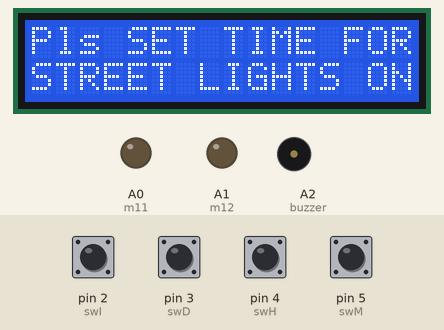
Recording of a sketch running on a simulated Arduino Mega 2560, built with avr-gcc and run on an emulated ATmega2560. Parts: 16×2 character LCD, output pins drawn as LEDs (lit = HIGH), buzzer (waves = sounding, pin HIGH). Inputs (shaded band) come from the test bench; at power-on: pin 2 (swI), pin 3 (swD), pin 4 (swH), pin 5 (swM) HIGH. WiFi joins after 1.5 s; servers stay silent unless stated; what the sketch prints to the serial monitor is not drawn.

Above: at 4.8 s.
4.9 s: pin 2 (swI) pulled LOW for 1 s
At 6.6 s:
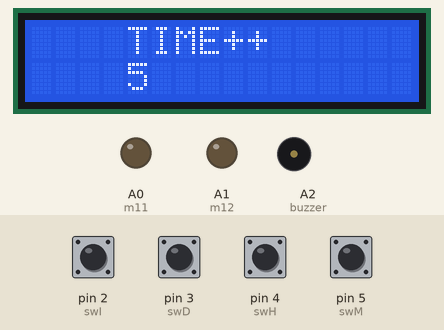
7.4 s: pin 4 (swH) pulled LOW for 1 s
At 8.6 s:
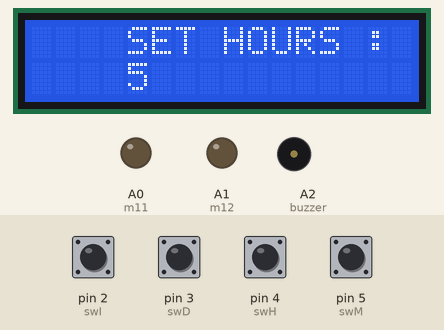
At 12.5 s:
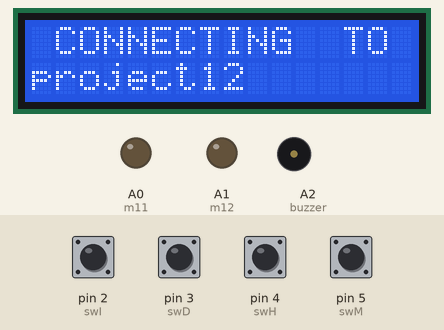
Timing chart, 0 to 14.0 s (numbered marks = the images above; inputs shaded):
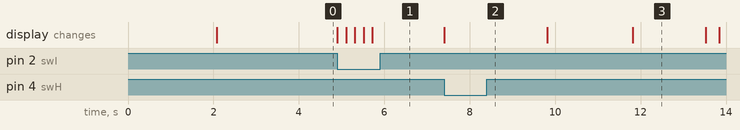

The sketch:

exam_leakage_system.ino
```cpp
#include "WiFiEsp.h"
#include<String.h>
#include <LiquidCrystal.h>
#include <Time.h>
#include <Wire.h>
#include <DS1307RTC.h>


// Emulate Serial1 on pins 6/7 if not present
#ifndef HAVE_HWSERIAL1
#include "SoftwareSerial.h"
SoftwareSerial Serial1(12, 13); // RX, TX
#endif

LiquidCrystal lcd (6,7,8,9,10,11);

#define swI 2
#define swD 3
#define swH 4
#define swM 5
#define m11 A0
#define m12 A1
#define buzzer A2

int i=0,j=0,k=0;
int count=0;

int flag = 0;

int count1 = 0;                                          // count = 0
char input[12];

void beep ()
{
  digitalWrite(buzzer, HIGH);
  delay(1000);
  digitalWrite(buzzer, LOW);
  delay(100);
}

void beep1 ()
{
  digitalWrite(buzzer, HIGH);
  delay(300);
  digitalWrite(buzzer, LOW);
  delay(10);
}

char ssid[] = "project12";            // your network SSID (name)
char pass[] = "project123456";        // your network password
int status = WL_IDLE_STATUS;     // the Wifi radio's status

char server[] = "projectsiot.xyz";
char server1[] = "sms.scubedigi.com";

String A = "GET /IoTProjects/StreetLight/lightstore.php?a=";
String Z = " HTTP/1.1";
String msg = "GET /api.php?username=Mydreamacd&password=Mydre@m123&to=";
String bulk = "\0";
String iot = "\0";

// Initialize the Ethernet client object
WiFiEspClient client;

void setup()
{
  // initialize serial for debugging
  Serial.begin(9600);

  lcd.begin(16, 2);
pinMode(buzzer,OUTPUT);

  pinMode(swI,INPUT);
  pinMode(swD,INPUT);
  pinMode(swH,INPUT);
  pinMode(swM,INPUT);

 pinMode(m11,OUTPUT);
 pinMode(m12,OUTPUT);

 lcd.clear();
lcd.setCursor(0,0);
lcd.print("EXAM LEAKAGE S/M     ");
lcd.setCursor(0,1);
lcd.print(".....................");
delay(2000);


   alarmSet();

  lcd.clear();
lcd.setCursor(0,0);
lcd.print(" CONNECTING  TO ");
lcd.setCursor(0,1);
lcd.print(ssid);
delay(200);

  // initialize serial for ESP module
  Serial1.begin(9600);
  // initialize ESP module
  WiFi.init(&Serial1);

  // check for the presence of the shield
  if (WiFi.status() == WL_NO_SHIELD) {
    Serial.println(F("WiFi shield not present"));
    // don't continue
    while (true);
  }

  // attempt to connect to WiFi network
  while ( status != WL_CONNECTED) {
    Serial.print(F("Attempting to connect to WPA SSID: "));
    Serial.println(ssid);
    // Connect to WPA/WPA2 network
    status = WiFi.begin(ssid, pass);
  }

  // you're connected now, so print out the data
  Serial.println(F("You're connected to the network"));

  lcd.clear();
lcd.setCursor(0,0);
lcd.print("Server Init.");
lcd.setCursor(0,1);
lcd.print("..................");
delay(100);
    Serial.println(F("sending data ---1 "));
    Serial.println(F("Starting connection to server..."));
    // if you get a connection, report back via serial
    if (client.connect(server, 80)) {
      Serial.println(F("Connected to server"));
      // Make a HTTP request
      client.println("GET /IoTProjects/StreetLight/lightstore.php?a=U&b=N&c=N HTTP/1.1");
      client.println("Host: projectsiot.xyz");
      client.println("Connection: close");
      client.println();
    }
    client.flush();
     client.stop();


    /*
    /////////////////////////////////////////
    ////////// initial message .......
    Serial.println(F("Starting connection to SMS server..."));
    delay(2000);

    // if you get a connection, report back via serial
    if (client.connect(server1, 80)) {
      Serial.println(F("Connected to server"));
      // Make a HTTP request
      client.println("GET /api.php?username=Mydreamacd&password=Mydre@m123&to=9652490222&from=MYDREM&message=KIT%20STARTED HTTP/1.1");
      client.println("Host: sms.scubedigi.com");
      client.println("Connection: close");
      client.println();
    }
    //client.flush();
    //  client.stop();

  */
  lcd.clear();
lcd.setCursor(0,0);
lcd.print("Server Init.");
lcd.setCursor(0,1);
lcd.print("Done");
  delay(5000);
Serial.println(F("PLEASE SHOW CARD "));
}

void loop()
{
lcd.setCursor(0,0);
    lcd.print("Alarm:"+String(j)+":"+String(k));
   lcd.setCursor(0,1);
    lcd.print("Time:"+String(hour())+":"+String(minute()));
delay(30);

 if( (hour() ==j)&&(minute() ==k)&&(flag==0))
   {
   beep1 ();
   }


  if(Serial.available())
   {
      count1 = 0;
      while(Serial.available() && count1 < 12)          // Read 12 characters and store them in input array
      {
         input[count1] = Serial.read();
         count1++;
         delay(5);
      }//WHILE
//

 Serial.println(input);                           // Print RFID tag number
   Serial.print("input[10] is "); Serial.println(input[10]);

if (input[10]== '2')
{
  Serial.println("card matched");

lcdstring(0,0,"CARD1 MATCHED    ");

 if( (hour() ==j)&&(minute() ==k))
   {

lcdstring(0,1,"DOOR OPENING      ");
flag = 1;
Serial.println("time matched ");
digitalWrite(m11,HIGH);
digitalWrite(m12,LOW);
delay(2000);

 iot = A + 'Y' + Z;

        Serial.println(iot);
        sndit ();

digitalWrite(m11,LOW);
digitalWrite(m12,LOW);
delay(10000);

lcdstring(0,1,"DOOR CLOSING       ");
digitalWrite(m11,LOW);
digitalWrite(m12,LOW);
delay(2000);
   }
   else
   {

lcdstring(0,1,"TIME NOT MATCHED     ");
     iot = A + 'N' + Z;

        Serial.println(iot);
        sndit ();
    Serial.println("time not matched please check ");
   }
}
else
{

lcdstring(0,0,"INVALID CARD       ");
lcdstring(0,1,"PLEASE CHECK        ");
  Serial.println("invalid card ");
  beep ();
  delay(1000);
}
   }//serial available


}// loop

void sndit ()
{

  Serial.print(F("IOT = ")); Serial.println(iot);

  // if the server's disconnected, stop the client
  if (!client.connected()) {
    Serial.println(F("Disconnecting from server..."));
    client.stop();

    // do nothing forevermore
    //while (true);
  }
  client.stop();
  client.flush();

  for (int x = 0; x < 1; x++)
  {
    delay(1000);
    Serial.println(x, DEC);
  }
  Serial.println(F("Starting connection to server..."));
  // if you get a connection, report back via serial
  if (client.connect(server, 80)) {
    Serial.println(F("Connected to server"));
    // Make a HTTP request

    //client.println("GET /IoTProjects/TollBooth/tollbooth.php?a=A&b=5&c=6&d=3 HTTP/1.1");

    client.println(iot);

    client.println("Host: projectsiot.xyz");
    client.println("Connection: close");
    client.println();
    iot = "\0";
  }

}
 void lcdstring (unsigned int a, unsigned int b, String data)
 {
  lcd.setCursor(a,b);
  lcd.print(data);
 }
 //set time ----------------------------------------------------

void alarmSet()
{
  lcd.clear(); //Use it to clear the LCD Widget
    lcd.setCursor(0,0);
        lcd.print("Pls SET TIME FOR");
        lcd.setCursor( 0,1);
         lcd.print("STREET LIGHTS ON");
        delay(2000);

while(count<2)   //********************
{
  //++ INCREMENT
if(digitalRead(swI)==0)
{
i++;
         lcd.clear(); //Use it to clear the LCD Widget
         lcd.setCursor(4,0);
        lcd.print("TIME++");
        lcd.setCursor(4, 1);                                           // Set LCD cursor position (column,row)
         lcd.print(i);
        delay(200);
 }

  //-- DECREMENT
if(digitalRead(swD)==0)
{
i--;
         lcd.clear(); //Use it to clear the LCD Widget
         lcd.setCursor(4,0);
        lcd.print("TIME--");
        lcd.setCursor(4, 1);                                           // Set LCD cursor position (column,row)
            lcd.print(i);
        delay(200);
 }

  //SET H
if(digitalRead(swH)==0)
{
j=i;
count++;
         lcd.clear(); //Use it to clear the LCD Widget
         lcd.setCursor(4,0);
        lcd.print("SET HOURS :");
        lcd.setCursor(4, 1);                                           // Set LCD cursor position (column,row)
           lcd.print(j);
        delay(200);
 }

    //SET M
if(digitalRead(swM)==0)
{
k=i;
 count++;
         lcd.clear(); //Use it to clear the LCD Widget
         lcd.setCursor(4,0);
        lcd.print("SET MINITS :");
        lcd.setCursor(4, 1);                                           // Set LCD cursor position (column,row)
          lcd.print(k);
        delay(200);
 }
}//while closed
Serial.print("hours --"); Serial.println(j);
Serial.print("minutes --"); Serial.println(k);
delay(2000);
    lcd.clear(); //Use it to clear the LCD Widget
    lcd.setCursor(0,0);
        lcd.print("ALARM SET AT");
        lcd.setCursor( 1,1);
         lcd.print(" H:");
           lcd.print(j);
          lcd.setCursor( 6,1);
         lcd.print(" M:");
           lcd.print(k);
        delay(2000); lcd.clear(); //Use it to clear the LCD Widget

}
//-----------------------------------------------------------------
```

Measured:
- after the input at 4.9 s, the display: first changes at once (image 1 shows a later state)
- after the input at 7.4 s, the display: changes at once (image 2)
